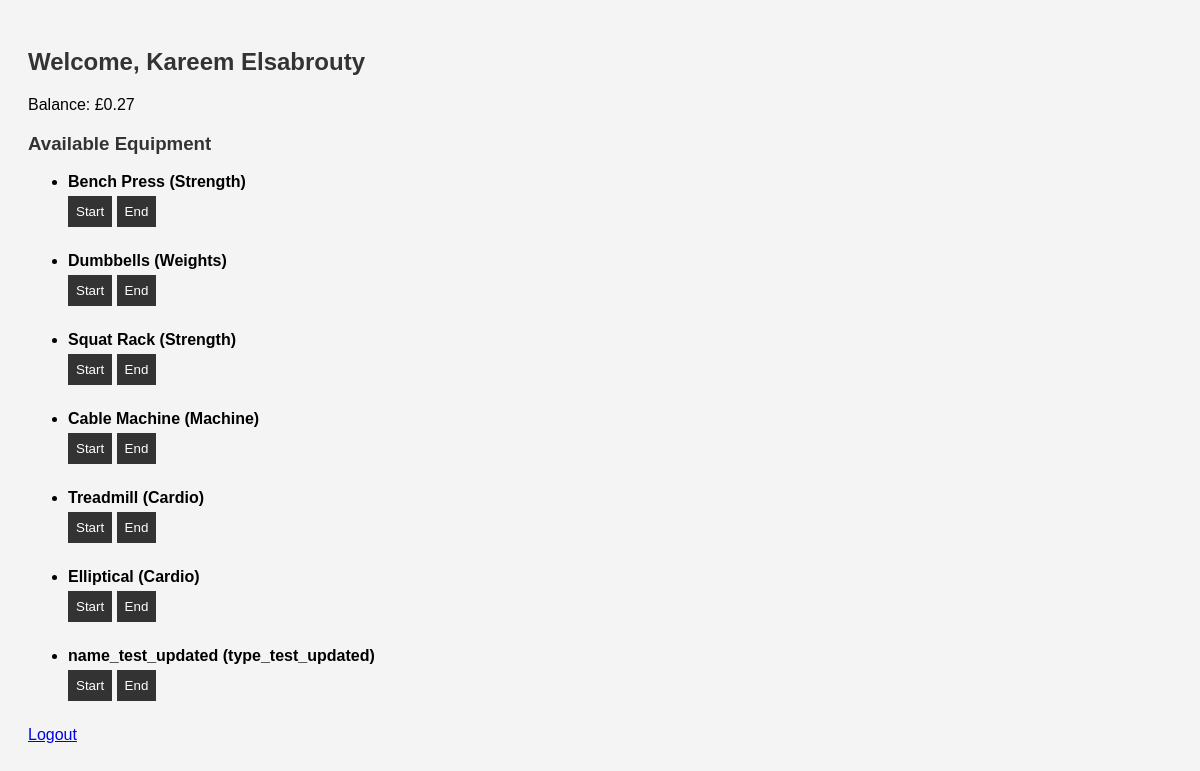
The app's page /dashboard (signed in) with its own data.
### tables this page shows
CREATE TABLE users (
                        id INTEGER PRIMARY KEY AUTOINCREMENT,
                        name TEXT NOT NULL,
                        email TEXT UNIQUE NOT NULL,
                        telephone TEXT,
                        dob TEXT,
                        sex TEXT,
                        funds REAL DEFAULT 0.00,
                        password_hash BLOB NOT NULL);

CREATE TABLE equipment (
                        id INTEGER PRIMARY KEY AUTOINCREMENT,
                        name TEXT NOT NULL,
                        type TEXT,
                        image TEXT);

### app.py (the view)
@app.route('/dashboard')
def dashboard():
    if 'user_id' not in session:
        return redirect(url_for('index'))
    with sqlite3.connect(DB_NAME) as conn:
        c = conn.cursor()
        c.execute('SELECT name, funds FROM users WHERE id=?', (session['user_id'],))
        user_info = c.fetchone()
        c.execute('SELECT * FROM equipment')
        equipment = c.fetchall()
    return render_template('dashboard.html', user=user_info, equipment=equipment)

### templates/dashboard.html (shortened to what this page needs)
<!DOCTYPE html>
<html>
<head>
    <link rel="stylesheet" href="{{ url_for('static', filename='style.css') }}">
</head>
<body>
    <h2>Welcome, {{ user[0] }}</h2>
    <p>Balance: £{{ '%.2f' % user[1] }}</p>
    <h3>Available Equipment</h3>
    <ul>
        {% for item in equipment %}
            <li>
                <form method="POST" action="{{ url_for('use_equipment') }}">
                    <strong>{{ item[1] }} ({{ item[2] }})</strong><br>
                    <button name="action" value="start">Start</button>
                    <button name="action" value="end">End</button>
                </form>
            </li>
        {% endfor %}
    </ul>
    <a href="{{ url_for('logout') }}">Logout</a>
</body>
</html>

### static/style.css (style rules this page uses)
body { font-family: Arial, sans-serif; padding: 20px; background: #f4f4f4; }
h2, h3 { color: #333; }
form { margin-bottom: 20px; }
input, select, button { margin: 5px 0; padding: 8px; width: 200px; }
button { width: auto; background: #333; color: white; border: none; cursor: pointer; }

### records on screen
users: name "Kareem Elsabrouty", funds "0.27"
equipment: name "Bench Press", type "Strength"
equipment: name "Dumbbells", type "Weights"
equipment: name "Squat Rack", type "Strength"
equipment: name "Cable Machine", type "Machine"
equipment: name "Treadmill", type "Cardio"
equipment: name "Elliptical", type "Cardio"
equipment: name "name_test_updated", type "type_test_updated"
